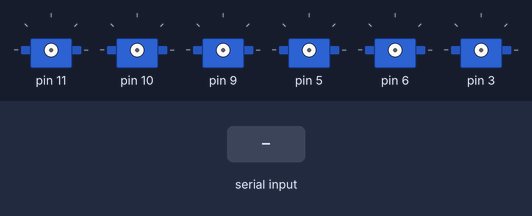
This sketch was run on a simulated Arduino Uno, built with avr-gcc and run on an emulated ATmega328P. Parts: 6 × servo. Inputs (shaded band) come from the test bench. What the sketch prints to the serial monitor is not drawn.

Above: at 0.1 s.
At 11.4 s:
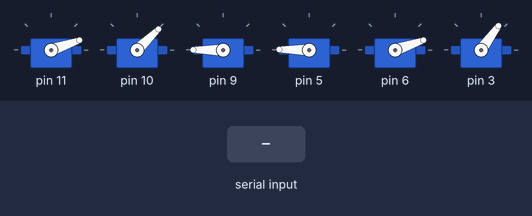
At 14.0 s:
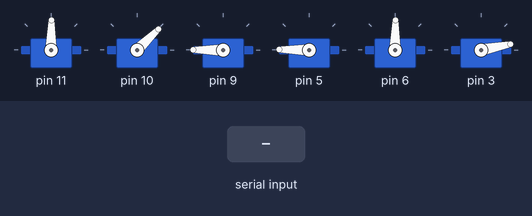
14.1 s: "M0\n" received over the second serial link
15.6 s: "90,45\n" received over the second serial link
17.1 s: "0\n" received over the second serial link
Timing chart, 0 to 20.1 s (numbered marks = the images above; inputs shaded):
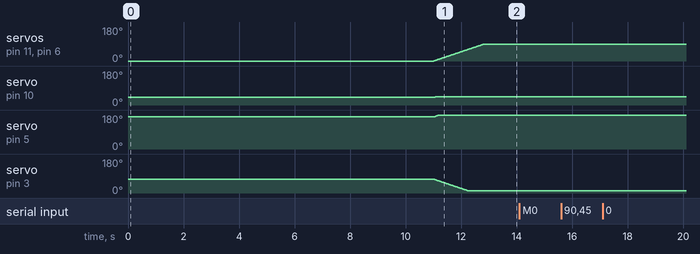

Measured:
- after the input at 14.1 s, every drawn part: stays the same
- after the input at 15.6 s, every drawn part: stays the same
- after the input at 17.1 s, every drawn part: stays the same

The sketch:

braccio_control.ino
```cpp
#include <SoftwareSerial.h>
#include <Braccio.h>
#include <Servo.h>


Servo base;
Servo shoulder;
Servo elbow;
Servo wrist_rot;
Servo wrist_ver;
Servo gripper;
// Bluetooth pins for HC-05
SoftwareSerial Bluetooth(8, 7);

int INCREMENTOR = 5;
int M0 = 20;
int M1 = 90;
int M2 = 45;
int M3 = 180;
int M4 = 180;
int M5 = 90;
int M6 = 10;

void setup() {
  Bluetooth.begin(9600);
  Serial.begin(9600);
  delay(5000);
  Bluetooth.begin(38400);
  Serial.begin(38400);

  //Initialization functions and set up the initial position for Braccio
  //All the servo motors will be positioned in the "safety" position:
  //Base (M1):90 degrees
  //Shoulder (M2): 45 degrees
  //Elbow (M3): 180 degrees
  //Wrist vertical (M4): 180 degrees
  //Wrist rotation (M5): 90 degrees
  //gripper (M6): 10 degrees
  Braccio.begin();
  Braccio.ServoMovement(M0, M1, M2, M3, M4, M5, M6);
}

void moveArm(){
  Serial.println("moveArm " + String(M0) + " " + String(M1) + " " + String(M2) + " " + String(M3) + " " + String(M4) + " " + String(M5) + " " + String(M6));
  Braccio.ServoMovement(M0, M1, M2, M3, M4, M5, M6);
 }

void setMotorValue(String motor, int value) {
    /*

   M1=base degrees. Allowed values from 0 to 180 degrees
   M2=shoulder degrees. Allowed values from 15 to 165 degrees
   M3=elbow degrees. Allowed values from 0 to 180 degrees
   M4=wrist vertical degrees. Allowed values from 0 to 180 degrees
   M5=wrist rotation degrees. Allowed values from 0 to 180 degrees
   M6=gripper degrees. Allowed values from 10 to 73 degrees. 10: the toungue is open, 73: the gripper is closed.
  */
  Serial.println("setMotor ("+motor+") to ("+String(value)+")");
  if (motor == "M0") {
    M0 = value;
  } else if (motor == "M1" && 0 < value <= 180 ) {
    M1 = value;
  } else if (motor == "M2" && 15 < value <= 180 ) {
    M2 = value;
  } else if (motor == "M3" && 0 < value <= 180 ) {
    M3 = value;
  } else if (motor == "M4" && 0 < value <= 180 ) {
    M4 = value;
  } else if (motor == "M5" && 0 < value <= 180 ) {
    M5 = value;
  } else if (motor == "M6" && 10 < value <= 73 ) {
    M6 = value;
  }
}

int getMotorValue(String motor) {
  Serial.println("getMotorValue ("+motor+")");
  if (motor == "M0") {
    return M0;
  } else if (motor == "M1") {
    return M1;
  } else if (motor == "M2") {
    return M2;
  } else if (motor == "M3") {
    return M3;
  } else if (motor == "M4") {
    return M4;
  } else if (motor == "M5") {
    return M5;
  } else if (motor == "M6") {
    return M6;
  }
}


boolean controlArm(String command){
  Serial.println("controlArm ("+command+")");
  /*
   * command Types
   * 0 - Set
   * 1 - Increment
   * 2 - Decrement
   *
   * Based on the latest MIT App inventor code, the command will always be 0, but I am leaving this here for now
   */
  int commandType = command.substring(0, 1).toInt(); // Get first character
  String motor = command.substring(1, 3); // Get second and third character
  int value = command.substring(3).toInt(); // Get third character to the end
  Serial.println("ControlArm CommandType:("+String(commandType)+"), motor:("+motor+"), value:("+String(value)+")");
  if (commandType == 0){
    setMotorValue(motor, value);
    moveArm();
    return true;
  } else if (commandType == 1 || commandType == 2){
    // This will never run
    int currentMotorValue = getMotorValue(motor);
    if (commandType == 1) {
      currentMotorValue = currentMotorValue + INCREMENTOR;
    } else {
      currentMotorValue = currentMotorValue - INCREMENTOR;
    }
    setMotorValue(motor, currentMotorValue);
    moveArm();
    return true;
  }
  return false;
}


void loop() {

  while(Bluetooth.available()){
    //String Data = Bluetooth.readString();
    Serial.println("||"+String(M1) + "|" + String(M2) + "|" + String(M3) + "|" + String(M4) + "|" + String(M5) + "|" + String(M6) + "||");
    Bluetooth.println("||"+String(M1) + "|" + String(M2) + "|" + String(M3) + "|" + String(M4) + "|" + String(M5) + "|" + String(M6) + "||");

    String Data = Bluetooth.readStringUntil('\n');

    Serial.println(Data);
    boolean armMoved = controlArm(Data);
    if (armMoved){
      Serial.println("||"+String(M1) + "|" + String(M2) + "|" + String(M3) + "|" + String(M4) + "|" + String(M5) + "|" + String(M6) + "||");
      Bluetooth.println("||"+String(M1) + "|" + String(M2) + "|" + String(M3) + "|" + String(M4) + "|" + String(M5) + "|" + String(M6) + "||");

     }
  }
}
```
